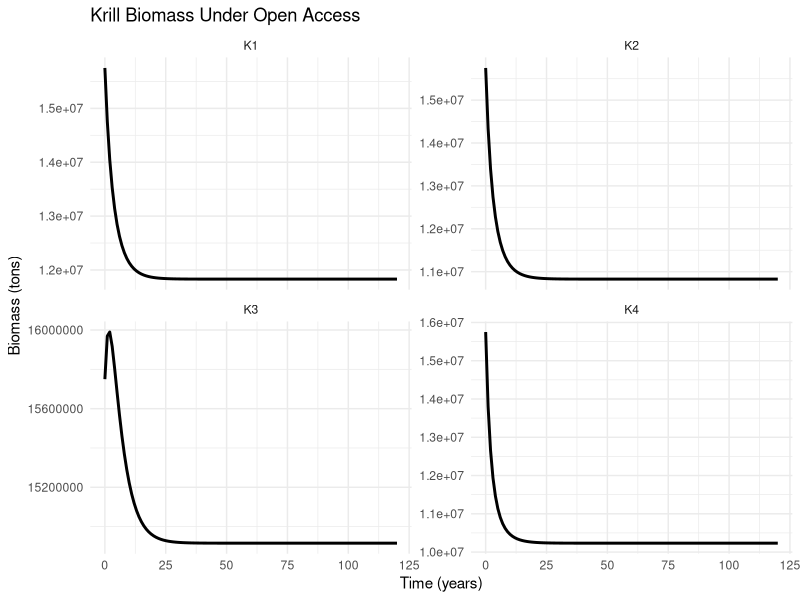
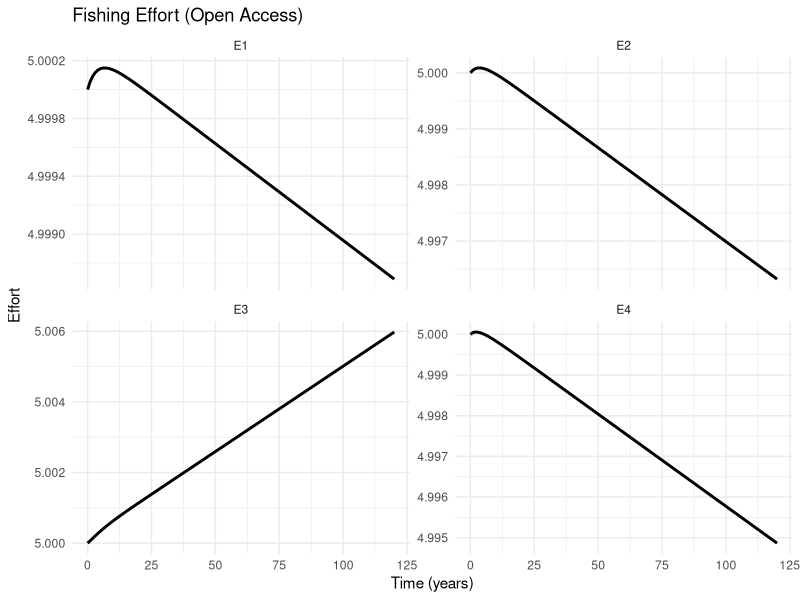
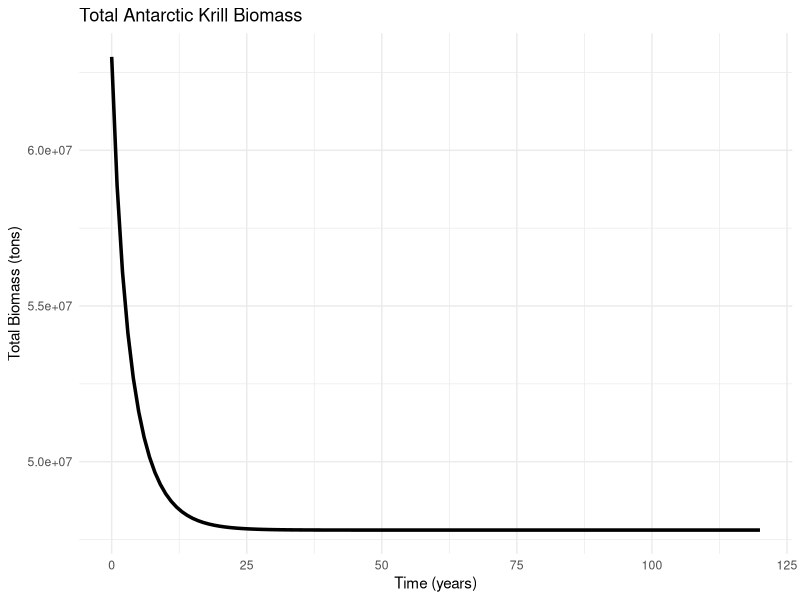

These charts were generated, in order, by the following R code:
# ==========================================
# ANTARCTIC KRILL – SPATIAL BIOECONOMIC MODEL
# TRUE OPEN ACCESS DYNAMICS
# ==========================================

library(deSolve)
library(ggplot2)
library(tidyr)
library(dplyr)

# ------------------------------------------
# 1. PARAMETERS
# ------------------------------------------

params <- list(
  
  # --- Biological parameters
  r1 = 0.5, r2 = 0.6, r3 = 0.6, r4 = 0.5,
  
  Kmax1 = 25000000,
  Kmax2 = 35000000,
  Kmax3 = 40000000,
  Kmax4 = 20000000,
  
  m1 = 0.2, m2 = 0.25, m3 = 0.22, m4 = 0.18,
  p1 = 0.1, p2 = 0.15, p3 = 0.12, p4 = 0.09,
  
  # --- Migration
  m21 = 0.04,
  m23 = 0.075,
  m24 = 0.05,
  m32 = 0.075,
  m34 = 0.05,
  m42 = 0.05,
  m43 = 0.05,
  
  # --- Economic parameters
  q = 2e-8,       # catchability
  price = 2000,   # $ per ton
  cost = 500,     # cost per unit effort
  alpha = 1e-7    # effort adjustment speed
)

# ------------------------------------------
# 2. INITIAL STATE
# ------------------------------------------

state <- c(
  K1 = 15750000,
  K2 = 15750000,
  K3 = 15750000,
  K4 = 15750000,
  E1 = 5,
  E2 = 5,
  E3 = 5,
  E4 = 5
)

# ------------------------------------------
# 3. TIME
# ------------------------------------------

times <- seq(0, 120, by = 1)

# ------------------------------------------
# 4. MODEL FUNCTION
# ------------------------------------------

krill_model <- function(t, state, parameters) {
  
  with(as.list(c(state, parameters)), {
    
    # --------------------------
    # Harvest
    # --------------------------
    
    H1 <- q * E1 * K1
    H2 <- q * E2 * K2
    H3 <- q * E3 * K3
    H4 <- q * E4 * K4
    
    # --------------------------
    # Profit
    # --------------------------
    
    pi1 <- price * H1 - cost * E1
    pi2 <- price * H2 - cost * E2
    pi3 <- price * H3 - cost * E3
    pi4 <- price * H4 - cost * E4
    
    # --------------------------
    # Biomass dynamics
    # --------------------------
    
    dK1 <- r1*K1*(1 - K1/Kmax1) - m1*K1 - p1*K1 - H1
    dK2 <- r2*K2*(1 - K2/Kmax2) - m2*K2 - p2*K2 - H2
    dK3 <- r3*K3*(1 - K3/Kmax3) - m3*K3 - p3*K3 - H3
    dK4 <- r4*K4*(1 - K4/Kmax4) - m4*K4 - p4*K4 - H4
    
    # --------------------------
    # Migration
    # --------------------------
    
    # From 2
    dK2 <- dK2 - m21*K2 - m23*K2 - m24*K2
    dK1 <- dK1 + m21*K2
    dK3 <- dK3 + m23*K2
    dK4 <- dK4 + m24*K2
    
    # From 3
    dK3 <- dK3 - m32*K3 - m34*K3
    dK2 <- dK2 + m32*K3
    dK4 <- dK4 + m34*K3
    
    # From 4
    dK4 <- dK4 - m42*K4 - m43*K4
    dK2 <- dK2 + m42*K4
    dK3 <- dK3 + m43*K4
    
    # --------------------------
    # Open Access Effort Dynamics
    # --------------------------
    
    dE1 <- alpha * pi1
    dE2 <- alpha * pi2
    dE3 <- alpha * pi3
    dE4 <- alpha * pi4
    
    # Prevent negative effort
    if (E1 <= 0 & dE1 < 0) dE1 <- 0
    if (E2 <= 0 & dE2 < 0) dE2 <- 0
    if (E3 <= 0 & dE3 < 0) dE3 <- 0
    if (E4 <= 0 & dE4 < 0) dE4 <- 0
    
    list(c(dK1, dK2, dK3, dK4,
           dE1, dE2, dE3, dE4))
  })
}

# ------------------------------------------
# 5. RUN MODEL
# ------------------------------------------

out <- ode(y = state, times = times,
           func = krill_model, parms = params)

out <- as.data.frame(out)

# ------------------------------------------
# 6. Biomass per region
# ------------------------------------------
out_long <- out %>%
  pivot_longer(cols = c(K1,K2,K3,K4),
               names_to = "Region",
               values_to = "Biomass")

ggplot(out_long, aes(time, Biomass)) +
  geom_line(size = 1) +
  facet_wrap(~Region, scales = "free_y") +
  theme_minimal() +
  labs(title="Krill Biomass Under Open Access",
       x="Time (years)",
       y="Biomass (tons)")

# ------------------------------------------
# Effort per region
#-----------------------------------------
effort_long <- out %>%
  pivot_longer(cols = c(E1,E2,E3,E4),
               names_to = "Region",
               values_to = "Effort")

ggplot(effort_long, aes(time, Effort)) +
  geom_line(size=1) +
  facet_wrap(~Region, scales="free_y") +
  theme_minimal() +
  labs(title="Fishing Effort (Open Access)",
       x="Time (years)",
       y="Effort")

# ------------------------------------------
# Total Biomass
# ------------------------------------------
out$TotalBiomass <- rowSums(out[,c("K1","K2","K3","K4")])

ggplot(out, aes(time, TotalBiomass)) +
  geom_line(size=1.2) +
  theme_minimal() +
  labs(title="Total Antarctic Krill Biomass",
       x="Time (years)",
       y="Total Biomass (tons)")
